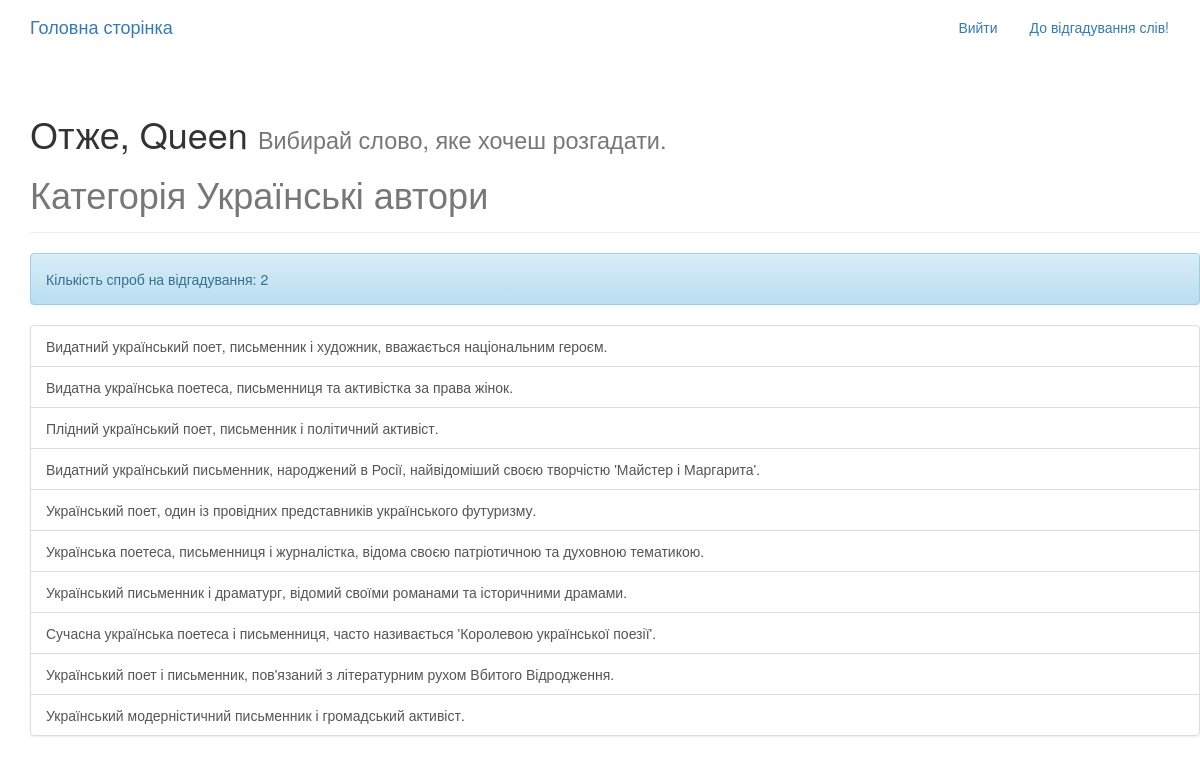
The app's page /game/categories/Українські автори/ (signed in) with its own data.
### game_app/models.py (models this page shows, shortened)
class Profile(models.Model):
    user = models.OneToOneField(User, on_delete=models.CASCADE)
    number_of_attempts_to_guess = models.IntegerField(default=3)
    masked_word = models.CharField(max_length=100, blank=True, null=True)
    number_of_letter = models.IntegerField(null=True, blank=True)
    letter = models.CharField(max_length=1, blank=True, null=True)

class Word(models.Model):
    word = models.TextField()
    description = models.TextField()
    category = models.TextField(blank=True, null=True)

### game_app/views.py (the view)
# urls.py: path('categories/<str:category>/', views.WordListView.as_view(), name='word_list'),
class WordListView(generic.ListView):
    model = Word
    template_name = 'game_app/word_list.html'
    context_object_name = 'words'
    def get_queryset(self):
        return Word.objects.filter(category=self.kwargs['category']) #this category is passed from html by click.
    def get_context_data(self, **kwargs):
        context = super().get_context_data(**kwargs)
        user = self.request.user
        context['user'] = user
        context['category'] = self.kwargs['category']
        guessed_words = []
        for item in user.profile.guessed_words.all():
            item = str(item)
            guessed_words.append(item)
        context['guessed_words'] = guessed_words
        return context

### game_app/models.py (called while the page is built)
    def __str__(self):
        return self.guessed_word

### game_app/templates/game_app/word_list.html
{% extends "base.html" %}
{% block content %}
<div class="container">
  <div class="row">
    <div class="page-header">
  <h1> Отже, {{ user.username }} <small>Вибирай слово, яке хочеш розгадати. <h1>Категорія {{category}}</h1></small></h1>
</div>
  <div class="alert alert-info" role="alert">Кількість спроб на відгадування: {{ user.profile.number_of_attempts_to_guess }} </div>
     <ul class="list-group">
     {% for word in words %}
       {% if word.word in guessed_words %}
         <li class="list-group-item list-group-item disabled ">{{word.description}} - (Вже відгадане слово)</li>
       {% else %}
       <a href="{% url 'game_app:masking-word' category=word.category pk=word.pk %}" class="list-group-item">{{word.description}}</a>
      {% endif %}
      {% endfor %}
       </ul>
  </div>
</div>
{% endblock %}

### templates/base.html (shortened to what this page needs)
<!DOCTYPE html>
{% load static %}
<html>
  <head>
    <link rel="stylesheet" href="https://maxcdn.bootstrapcdn.com/bootstrap/3.3.7/css/bootstrap.min.css">
    <link rel="stylesheet" href="https://maxcdn.bootstrapcdn.com/bootstrap/3.3.7/css/bootstrap-theme.min.css">
    <link rel="stylesheet" href="{% static 'words_play/css/master.css'%}">
  </head>
  <body>
    <nav class="navbar  mynav" role="navigation" id="navbar">
    			<div class="container">
            <a class="navbar-brand mynav" href="{% url 'home' %}">Головна сторінка</a>
    					<ul class="nav navbar-nav navbar-right">
    						{% if user.is_authenticated %}
                      <li><a href="{% url 'accounts:logout' %}" class="btn btn-simple">Вийти</a></li>
                      <li><a href="{% url 'game_app:category_list' %}" class="btn btn-simple">До відгадування слів!</a></li>
    						{% else %}
                      <li><a href="{% url 'social:begin' 'facebook' %}">Login with Facebook</a></li>
    						      <li><a href="{% url 'accounts:login' %}" class="btn btn-simple">Авторизуватись</a></li>
    						      <li><a href="{% url 'accounts:signup' %}" class="btn btn-simple">Зареєструватись</a></li>
    						{% endif %}
    					</ul>
    			</div>
    		</nav>
        <div class="container mycontent">
          {% block content %}
          {% endblock %}
        </div>
  </body>
</html>

### records on screen
Word: description "Видатний український поет, письменник і художник, вважається національним героєм."
Word: description "Видатна українська поетеса, письменниця та активістка за права жінок."
Word: description "Плідний український поет, письменник і політичний активіст."
Word: description "Видатний український письменник, народжений в Росії, найвідоміший своєю творчістю 'Майстер і Маргарита'."
Word: description "Український поет, один із провідних представників українського футуризму."
Word: description "Українська поетеса, письменниця і журналістка, відома своєю патріотичною та духовною тематикою."
Word: description "Український письменник і драматург, відомий своїми романами та історичними драмами."
Word: description "Сучасна українська поетеса і письменниця, часто називається 'Королевою української поезії'."
Word: description "Український поет і письменник, пов'язаний з літературним рухом Вбитого Відродження."
Word: description "Український модерністичний письменник і громадський активіст."

### other values on screen
{{ user.username }} "Queen"
{{ category }} "Українські автори"
{{ user.profile.number_of_attempts_to_guess }} "2"
